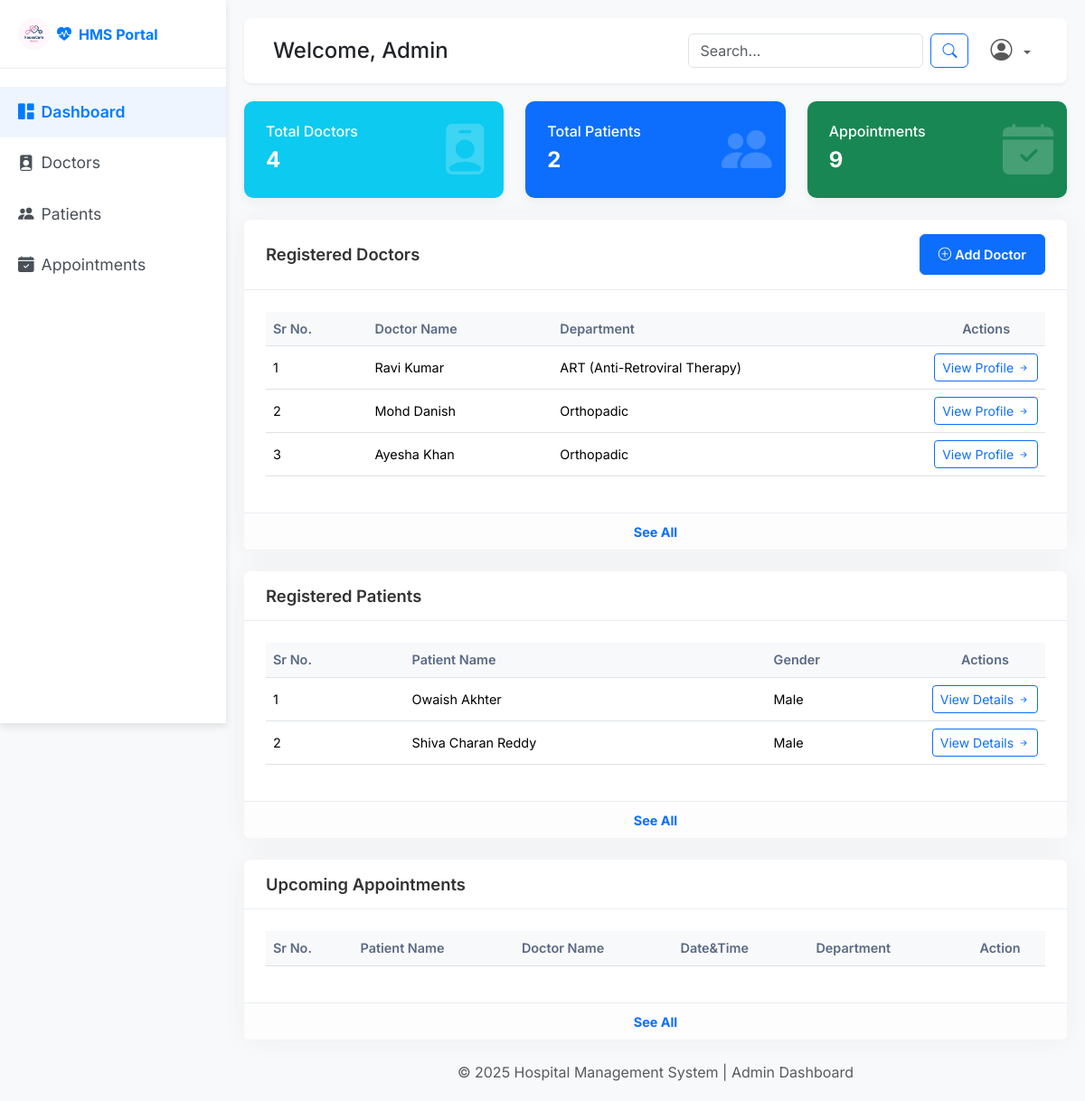
/admin/dashboard (signed in), run on an earlier commit of the app's database.
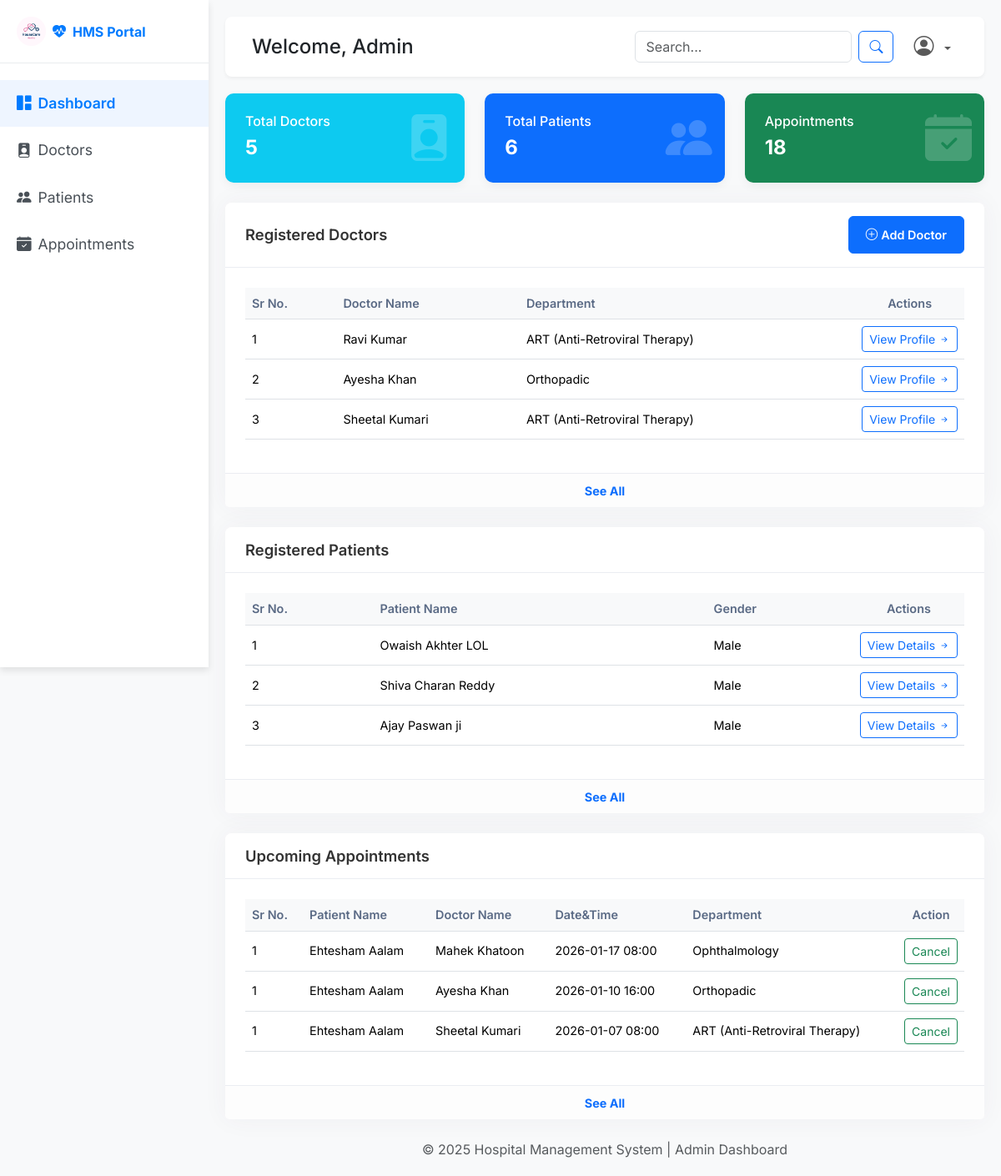
And on a later commit of the database.
### back_app/models.py (models this page shows)
class Doctor(db.Model):
    __tablename__ = 'doctor'
    id = db.Column(db.Integer, primary_key=True)
    user_id = db.Column(db.Integer, db.ForeignKey('user.id'), nullable=False, unique=True)
    department_id = db.Column(db.Integer, db.ForeignKey('department.id'), nullable=False)
    qualification = db.Column(db.String(150), nullable=False)
    specialization = db.Column(db.String(100), nullable=False)
    experience_years = db.Column(db.Integer, nullable=False)
    bio = db.Column(db.Text, nullable=True)
    is_active = db.Column(db.Boolean, default=True)
    appointments = db.relationship('Appointment', backref='doctor')
    availabilities = db.relationship('DoctorAvailability', backref='doctor', cascade="all, delete-orphan")

class User(db.Model, UserMixin):
    __tablename__ = 'user'
    id = db.Column(db.Integer, primary_key=True)
    full_name = db.Column(db.String(150), nullable=False)
    email = db.Column(db.String(150), unique=True, nullable=False)
    password = db.Column(db.String(150), nullable=False)
    phone_number = db.Column(db.String(15), nullable=False)
    age = db.Column(db.Integer(),  nullable=False)
    gender = db.Column(db.String(10) , nullable=False)
    role = db.Column(db.String(50), nullable=False ,default='Patient')  # 'admin', 'doctor', 'patient'
    profile_picture = db.Column(db.String(250), nullable=True, default='default.png')
    created_at = db.Column(db.DateTime, default=datetime.utcnow)
    doctor = db.relationship('Doctor', backref='user', uselist=False, cascade="all, delete-orphan")
    patient = db.relationship('Patient', backref='user', uselist=False, cascade="all, delete-orphan")

class Department(db.Model):
    __tablename__ = 'department'
    id = db.Column(db.Integer, primary_key=True)
    name = db.Column(db.String(100), unique=True, nullable=False)
    description = db.Column(db.Text, nullable=True)
    doctors = db.relationship('Doctor', backref='department')

class Patient(db.Model):
    __tablename__ = 'patient'
    id = db.Column(db.Integer, primary_key=True)
    user_id = db.Column(db.Integer, db.ForeignKey('user.id'), nullable=False, unique=True)
    date_of_birth = db.Column(db.Date, nullable=True)
    gender = db.Column(db.String(10), nullable=True)
    address = db.Column(db.String(250), nullable=True)
    is_active = db.Column(db.Boolean, default=True)
    appointments = db.relationship('Appointment', backref='patient')

class Appointment(db.Model):
    __tablename__ = 'appointment'
    id = db.Column(db.Integer, primary_key=True)
    patient_id = db.Column(db.Integer, db.ForeignKey('patient.id'), nullable=False)
    doctor_id = db.Column(db.Integer, db.ForeignKey('doctor.id'), nullable=False)
    appointment_datetime = db.Column(db.DateTime, nullable=False)
    status = db.Column(db.String(50), nullable=False, default='Scheduled')  # 'Scheduled', 'Completed', 'Cancelled'
    created_at = db.Column(db.DateTime, default=datetime.utcnow)
    history = db.relationship('PatientHistory', backref='appointment', uselist=False, cascade="all, delete-orphan")

### back_app/routes.py (the view)
@main.route('/admin/dashboard')
@login_required
def admin_dashboard():
    if current_user.role.lower() != 'admin':
        flash('Access denied.', 'danger')
        return redirect(url_for('main.home'))
    appointments = Appointment.query.order_by(Appointment.appointment_datetime.desc()).all()
    doctors = Doctor.query.all()
    patients = Patient.query.all()
    total_appointments = Appointment.query.count()
    total_doctors = Doctor.query.count()
    total_patients = Patient.query.count()
    return render_template('admin/dashboard.html' , user=current_user , appointments=appointments , doctors=doctors , patients=patients , total_appointments=total_appointments , total_doctors=total_doctors , total_patients=total_patients)

### app.py (called while the page is built)
def create_app():
    app = Flask(__name__)
    database_url = os.environ.get('DATABASE_URL', 'sqlite:///hospital_management.db')
    if database_url.startswith("postgres://"):
        database_url = database_url.replace("postgres://", "postgresql://", 1)
    app.config['SQLALCHEMY_DATABASE_URI'] = database_url
    app.config['SECRET_KEY'] = os.environ.get('SECRET_KEY', 'your_secret_key')
    app.config['SQLALCHEMY_TRACK_MODIFICATIONS'] = False
    login_manager = LoginManager()
    login_manager.init_app(app)
    login_manager.login_view = 'login'
    @login_manager.user_loader
    def load_user(user_id):
        return User.query.get(int(user_id))
    db.init_app(app)
    with app.app_context():
        from back_app.routes import main
        app.register_blueprint(main)
        db.create_all()
    return app

### templates/admin/dashboard.html (shortened to what the changed rows need)
<!DOCTYPE html>
<html lang="en">
<head>
    <link href="https://cdn.jsdelivr.net/npm/bootstrap@5.3.3/dist/css/bootstrap.min.css" rel="stylesheet">
    <link href="https://cdn.jsdelivr.net/npm/bootstrap-icons@1.11.1/font/bootstrap-icons.css" rel="stylesheet">
    <link rel="stylesheet" href="../../static/css/admin/admin.css" />
    <link rel="stylesheet" href="../../static/css/style.css" />
</head>
<body>
    <div class="wrapper">
        <div id="content">
            <div class="main-content">
                <div class="row mb-4">
                    <div class="col-md-4">
                        <div class="card stat-card text-white bg-info">
                            <div class="card-body">
                                <div>
                                    <h5 class="card-title">Total Doctors</h5>
                                    <p class="card-text fs-4 fw-bold">{{total_doctors}} </p>
                                </div>
                            </div>
                        </div>
                    </div>
                    <div class="col-md-4">
                        <div class="card stat-card text-white bg-primary">
                            <div class="card-body">
                                <div>
                                    <h5 class="card-title">Total Patients</h5>
                                    <p class="card-text fs-4 fw-bold">{{total_patients}}</p>
                                </div>
                            </div>
                        </div>
                    </div>
                    <div class="col-md-4">
                        <div class="card stat-card text-white bg-success">
                            <div class="card-body">
                                <div>
                                    <h5 class="card-title">Appointments</h5>
                                    <p class="card-text fs-4 fw-bold">{{total_appointments}}</p>
                                </div>
                            </div>
                        </div>
                    </div>
                </div>
                <div class="card content-panel mb-4" id="HMSTable">
                    <div class="card-body">
                        <div class="table-responsive">
                            <table class="table table-hover align-middle">
                                <thead>
                                    <tr>
                                        <th>Sr No.</th>
                                        <th>Doctor Name</th>
                                        <th>Department</th>
                                        <th class="text-center">Actions</th>
                                    </tr>
                                </thead>
                                <tbody >
                                  {% for doctor in doctors %}
                                    <tr class="{% if loop.index > 3 %}table-row-hidden{% endif %}">
                                        <td>{{ loop.index }}</td>
                                        <td>{{ doctor.user.full_name }}</td>
                                        <td>{{ doctor.department.name }}</td>
                                        <td class="text-center actions-cell">
                                            <button class="btn btn-sm btn-outline-primary" onclick="window.location.href='{{ url_for('main.view_doctor', doctor_id=doctor.id) }}'">View Profile <i class="bi bi-arrow-right-short"></i></button>
                                        </td>
                                    </tr>
                                  {% endfor %}
                                </tbody>
                            </table>
                        </div>
                    </div>
                </div>
                <div class="card content-panel mb-4" id="patients-card">
                    <div class="card-body">
                        <div class="table-responsive">
                            <table class="table table-hover align-middle">
                                <thead>
                                    <tr>
                                        <th>Sr No.</th>
                                        <th>Patient Name</th>
                                        <th>Gender</th>
                                        <th class="text-center">Actions</th>
                                    </tr>
                                </thead>
                                <tbody>
                                  {% for patient in patients %}
                                    <tr class="{% if loop.index > 3 %}table-row-hidden{% endif %}">
                                        <td>{{ loop.index }}</td>
                                        <td>{{ patient.user.full_name }}</td>
                                        <td>{{ patient.gender }}</td>
                                        <td class="text-center actions-cell">
                                            <button class="btn btn-sm btn-outline-primary" onclick="window.location.href='{{ url_for('main.view_patient', patient_id=patient.id) }}'">View Details <i class="bi bi-arrow-right-short"></i></button>
                                        </td>
                                    </tr>
                                  {% endfor %}
                                </tbody>
                            </table>
                        </div>
                    </div>
                </div>
                <div class="card content-panel" id="appointments-card">
                    <div class="card-body">
                        <div class="table-responsive">
                            <table class="table table-hover align-middle">
                                <thead>
                                    <tr>
                                        <th>Sr No.</th>
                                        <th>Patient Name</th>
                                        <th>Doctor Name</th>
                                        <th>Date&Time</th>
                                        <th>Department</th>
                                        <th class="text-center">Action</th>
                                    </tr>
                                </thead>
                                <tbody>
                                {% set i = 1 %}
                                  {% for appointment in appointments %}
                                    {% if appointment.status == "booked" %}
                                      <tr class="{% if i > 3 %}table-row-hidden{% endif %}">
                                          <td>{{ i }}</td>
                                          <td>{{ appointment.patient.user.full_name }}</td>
                                          <td>{{ appointment.doctor.user.full_name }}</td>
                                          <td>{{ appointment.appointment_datetime.strftime('%Y-%m-%d %H:%M') }}</td>
                                          <td>{{ appointment.doctor.specialization }}</td>
                                          <td class="text-center actions-cell"><button class="btn btn-sm btn-outline-success"onclick="location.href='{{ url_for('main.update_appointment_status', appointment_id=appointment.id , new_status='Cancelled') }}'">Cancel</button></td>
                                      </tr>
                                      {% set i = i + 1 %}
                                    {% endif %}
                                  {% endfor %}
                                </tbody>
                            </table>
                        </div>
                    </div>
                </div>
            </div>
        </div>
    </div>
</body>
</html>

What changed in the data, as far as the page shows it:
removed Doctor: user.full_name "Mohd Danish", department.name "Orthopadic"
now on this page (row unchanged): Doctor: user.full_name "Sheetal Kumari", department.name "ART (Anti-Retroviral Therapy)"
changed Patient: user.full_name "Owaish Akhter" → "Owaish Akhter LOL"
added Patient: user.full_name "Ajay Paswan ji", gender "Male"
added Appointment: i "1", patient.user.full_name "Ehtesham Aalam", doctor.user.full_name "Mahek Khatoon", appointment_datetime "2026-01-17 08:00", doctor.specialization "Ophthalmology"
added Appointment: i "1", patient.user.full_name "Ehtesham Aalam", doctor.user.full_name "Ayesha Khan", appointment_datetime "2026-01-10 16:00", doctor.specialization "Orthopadic"
added Appointment: i "1", patient.user.full_name "Ehtesham Aalam", doctor.user.full_name "Sheetal Kumari", appointment_datetime "2026-01-07 08:00", doctor.specialization "ART (Anti-Retroviral Therapy)"
Also different on the page:
{{ total_doctors }}: "4" → "5"
{{ total_patients }}: "2" → "6"
{{ total_appointments }}: "9" → "18"
